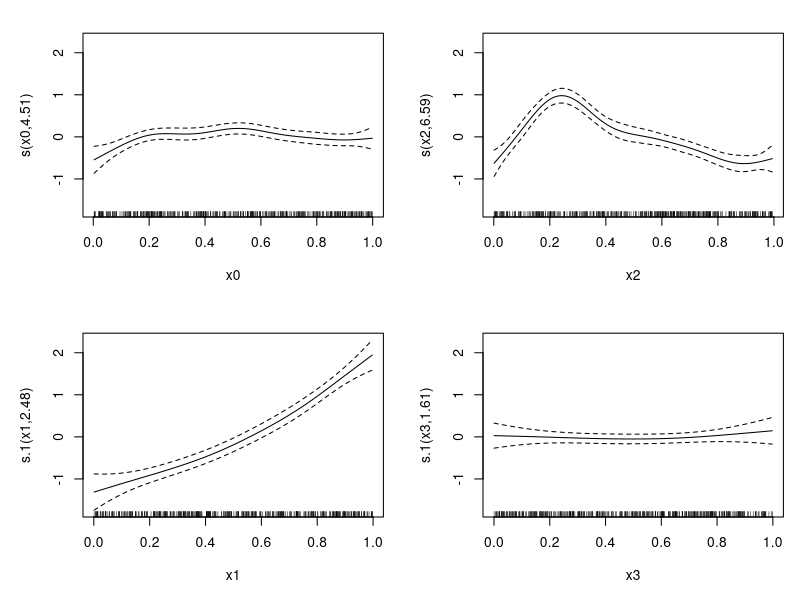
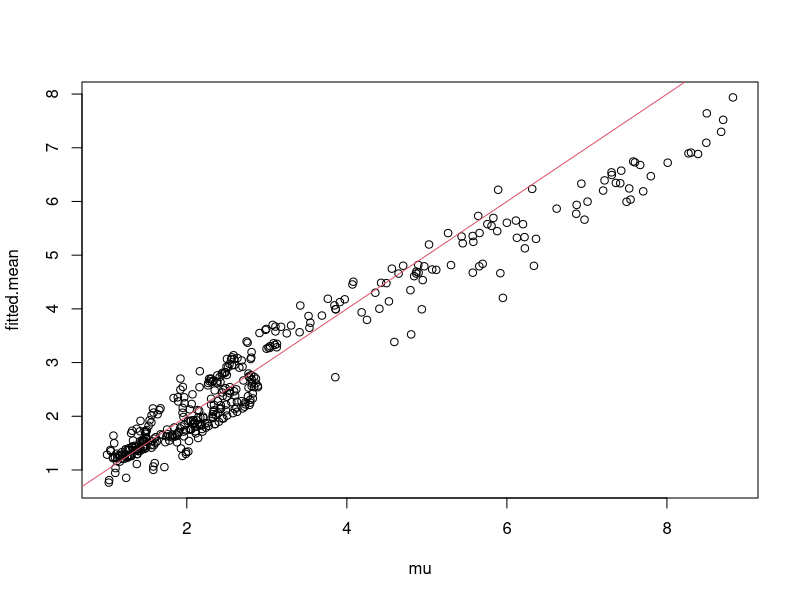
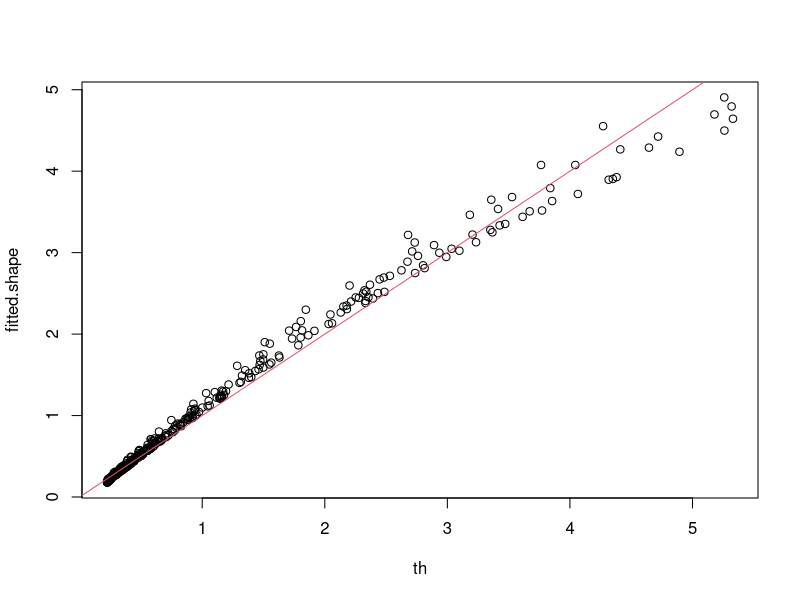
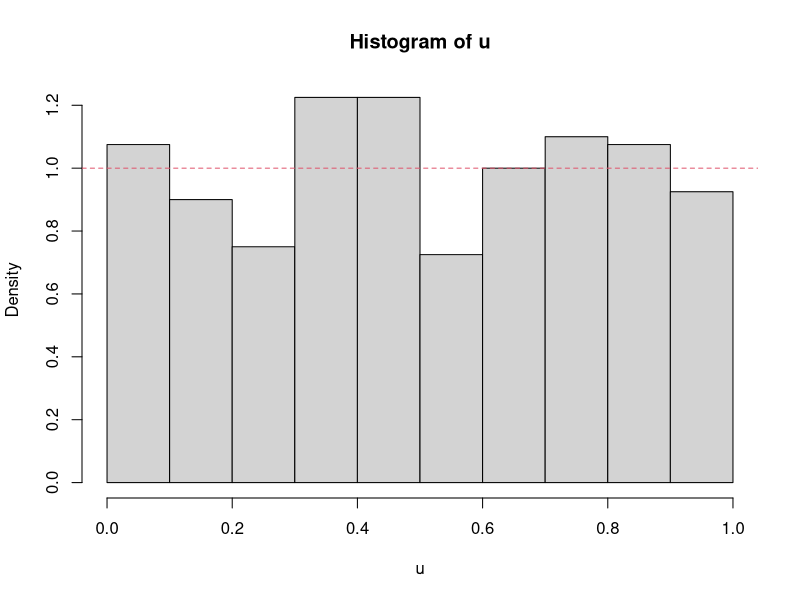
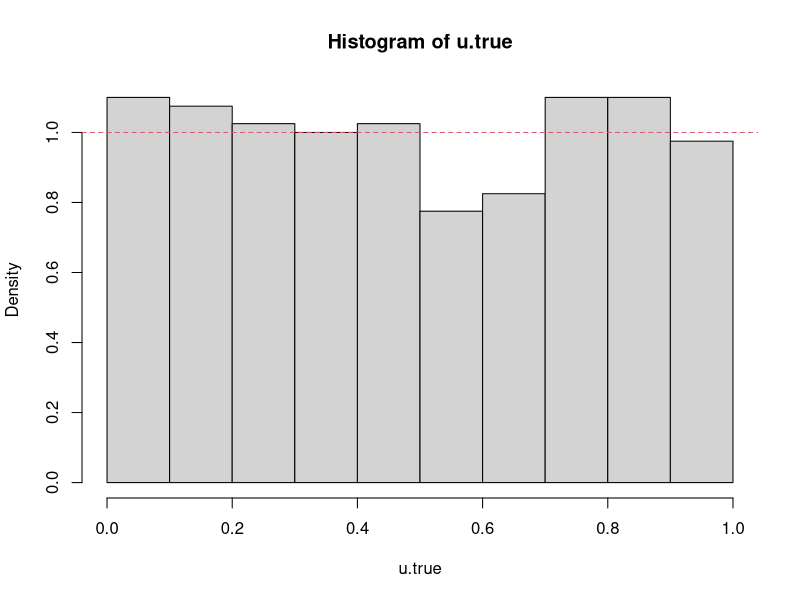

The R source for these figures, in order: (Note: this script raises an error after producing the figures.)
library(mgcv)

###########
## Gamma ##
###########
f0 <- function(x) 2 * sin(pi * x)
f1 <- function(x) exp(2 * x)
f2 <- function(x) 0.2 * x^11 * (10 * (1 - x))^6 + 10 * 
  (10 * x)^3 * (1 - x)^10
f3 <- function(x) 0 * x
n <- 400;set.seed(9)
x0 <- runif(n);x1 <- runif(n);
x2 <- runif(n);x3 <- runif(n);

mu <- exp((f0(x0)+f2(x2))/5)
th <- exp(f1(x1)/2-2)
y <- rgamma(n,shape=1/th,scale=mu*th)

b1 <- gam(list(y~s(x0)+s(x2),~s(x1)+s(x3)),family=gammals)
plot(b1,pages=1)
summary(b1)
# gam.check(b1)
fitted.mean = fitted(b1)[,1]
fitted.shape = exp(fitted(b1)[,2])

plot(mu, fitted.mean);abline(0,1,col=2)
plot(th, fitted.shape);abline(0,1,col=2)

u = pgamma(y, shape = 1/fitted.shape, scale = fitted.mean*fitted.shape)
hist(u, freq = F)
abline(h = 1, col = 2, lty = 2)

u.true = pgamma(y, shape = 1/th, scale = mu*th)
hist(u.true, freq = F)
abline(h = 1, col = 2, lty = 2)

#########
## GPD ##
#########
set.seed(10)
scale <- exp((f0(x0)+f2(x2))/5)
sh <- (f1(x1)/2-2)
# sh = 0.1
range(scale)
range(sh)

y = rep(0, length(scale))
for(i in 1:length(scale))
  y[i] <- evd::rgpd(1, shape = sh[i], scale = scale[i])

fmla_gpd = list(y~s(x0)+s(x2),~s(x1)+s(x3))
# fmla_gpd = list(y~s(x0)+s(x2),~1)
b2 <- evgam(fmla_gpd,
            data = data.frame(y = y, x0 = x0, x1 = x1, x2 = x2, x3 = x3), 
            family = "gpd")

plot(b2, pages = 1)

fitted.scale = exp(fitted(b2)[,1])
fitted.shape = fitted(b2)[,2]
plot(scale, fitted.scale);abline(0,1,col=2)
plot(sh, fitted.shape);abline(0,1,col=2)

par(mfrow = c(1,2), mar=c(3,3.2,1.5,0.5),mgp=c(1.6,0.5,0),font.main=1.3,cex=1.3,cex.main=1)
u = rep(0, length(y))
for(i in 1:length(y))
  u[i] = evd::pgpd(y[i], shape = fitted.shape[i], scale = fitted.scale[i])

hist(u, freq = F)
abline(h = 1, col = 2, lty = 2)

u.true = rep(0, length(y))
for(i in 1:length(y))
  u.true[i] = evd::pgpd(y[i], shape = sh[i], scale = scale[i])

hist(u.true, freq = F)
abline(h = 1, col = 2, lty = 2)
